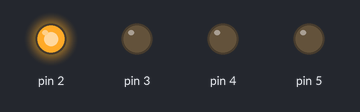
This sketch was run on a simulated Arduino Uno, built with avr-gcc and run on an emulated ATmega328P. Parts: output pins drawn as LEDs (lit = HIGH).

Above: at 0.5 s.
At 2.5 s:
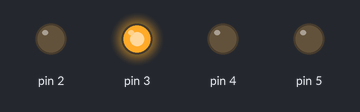
At 4.5 s:
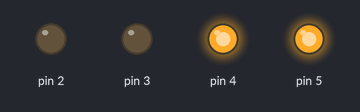
At 9.5 s:
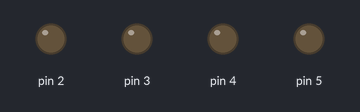
Timing chart, 0 to 10.4 s (numbered marks = the images above):
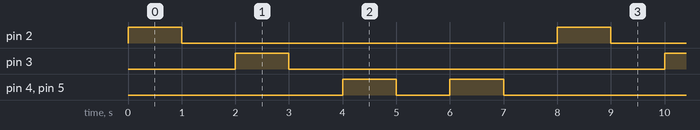

The sketch:

alternate_led_using_while_loop.ino
```cpp
int timer = 1000;

void setup() {

  for (int i = 2; i < 6; i++) {

    pinMode(i, OUTPUT);

  }

}

void loop() {
  int q = 7;
  for (int w = 2; ((w < 6) && (q > 1)); w++) {

    digitalWrite(w, HIGH);
    digitalWrite(q, HIGH);
    delay(timer);
    digitalWrite(w, LOW);
    digitalWrite(q, LOW);
    delay(timer);

    q--;
  }

}
```

Measured:
- by itself, pin 2, pin 3: alternates HIGH for 1.0 s and LOW for 7.0 s
- by itself, pin 4, pin 5: repeats every 8.0 s: LOW 1.0 s, HIGH 1.0 s, LOW 5.0 s, HIGH 1.0 s
- by itself, everything shown: repeats every 8.0 s, in 8 steps
